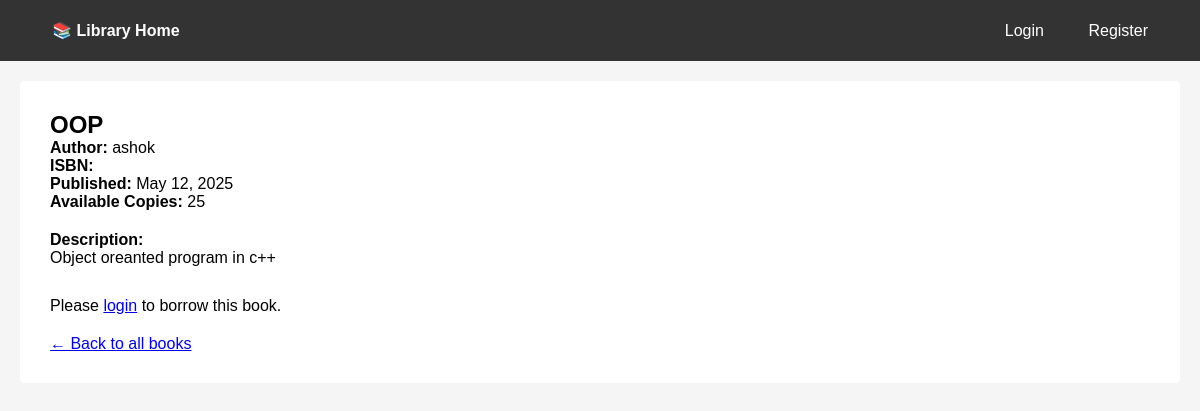
Screenshot of /book/3/ with the database file from the repository.
### libraryapp/models.py (models this page shows, shortened)
class Book(models.Model):
    title = models.CharField(max_length=200)
    author = models.CharField(max_length=100)
    published_date = models.DateField()
    copies_available = models.IntegerField(default=1)
    description = models.TextField(blank=True)
    no_of_pages=models.IntegerField(max_length=5)
    price=models.IntegerField(max_length=5)
    semester=models.CharField(max_length=100)
    cover_image=models.ImageField(upload_to='media/')
    date_added=models.DateTimeField(default=timezone.now)

### libraryapp/views.py (the view)
# urls.py: path('book/<int:pk>/', views.book_detail, name='book_detail'),
def book_detail(request, pk):
    book = get_object_or_404(Book, pk=pk)
    return render(request, 'libraryapp/book_details.html', {'book': book})

### libraryapp/templates/libraryapp/book_details.html
{% extends 'libraryapp/base.html' %}
{% block content %}
<div style="background: white; padding: 30px; border-radius: 5px;">
    <h2>{{ book.title }}</h2>
    <p><strong>Author:</strong> {{ book.author }}</p>
    <p><strong>ISBN:</strong> {{ book.isbn }}</p>
    <p><strong>Published:</strong> {{ book.published_date }}</p>
    <p><strong>Available Copies:</strong> {{ book.copies_available }}</p>
    {% if book.description %}
        <p style="margin-top: 20px;"><strong>Description:</strong></p>
        <p>{{ book.description }}</p>
    {% endif %}
    <div style="margin-top: 30px;">
        {% if user.is_authenticated %}
            {% if book.copies_available > 0 %}
                <a href="{% url 'borrow_book' book.pk %}" class="btn">Borrow This Book</a>
            {% else %}
                <p style="color: red;">This book is currently unavailable</p>
            {% endif %}
        {% else %}
            <p>Please <a href="{% url 'login' %}">login</a> to borrow this book.</p>
        {% endif %}
    </div>
    <a href="{% url 'book_list' %}" style="display: inline-block; margin-top: 20px;">← Back to all books</a>
</div>
{% endblock %}

### libraryapp/templates/libraryapp/base.html (style rules this page uses)
* { margin: 0; padding: 0; box-sizing: border-box; }
body { font-family: Arial, sans-serif; background-color: #f5f5f5; }

### rows the page displays
Book: title "OOP", author "ashok", published_date "May 12, 2025", copies_available "25", description "Object oreanted program in c++"
